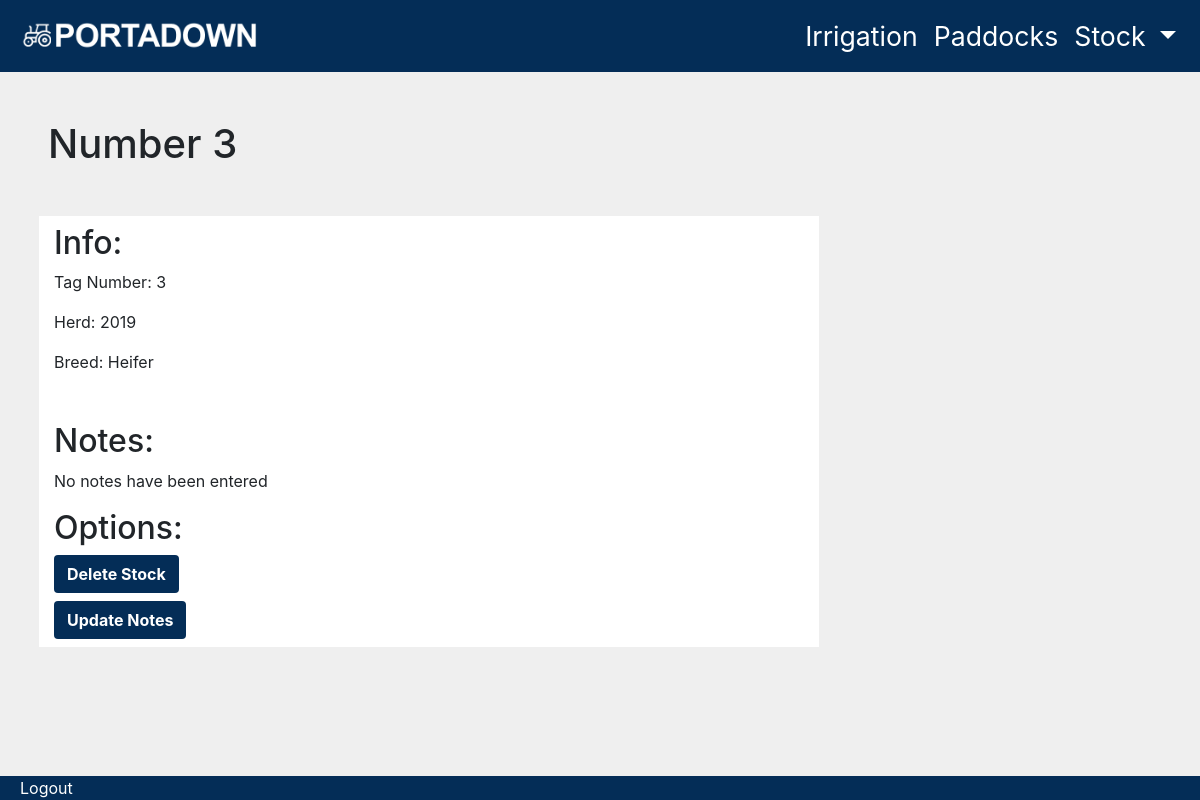
Screenshot of /portadown/managestock.php?stockID=7 (signed in) with the database file from the repository.
### tables this page shows
CREATE TABLE `stock` (
  `stockID` int(5) NOT NULL,
  `tag_number` int(3) NOT NULL,
  `herdID` int(5) NOT NULL,
  `breedID` int(5) NOT NULL,
  `notes` varchar(500) NOT NULL COMMENT 'This allows the user to make notes on the individual cattle '
);

CREATE TABLE `herd` (
  `herdID` int(5) NOT NULL,
  `herd_year` char(4) NOT NULL
);

CREATE TABLE `breed` (
  `breedID` int(5) NOT NULL,
  `breed_name` varchar(25) NOT NULL
);

### portadown/managestock.php (the view, shortened to what this page needs)
<?php
include("dbconnect.php");
if (!isset($_GET['stockID'])) {
  header("Location: stock.php?error=error");
} else {
  $stockID = $_GET['stockID'];
}
$stockinfo_sql = "SELECT * FROM stock JOIN breed ON stock.breedID=breed.breedID JOIN herd ON stock.herdID=herd.herdID WHERE stockID = $stockID";
$stockinfo_qry = mysqli_query($dbconnect, $stockinfo_sql);
$stockinfo_aa = mysqli_fetch_assoc($stockinfo_qry);
$breed = $stockinfo_aa['breed_name'];
$herd = $stockinfo_aa['herd_year'];
$tag_number = $stockinfo_aa['tag_number'];
$notes = $stockinfo_aa['notes'];
if (empty($notes)) {
  $notes = "No notes have been entered";
}
?>
<!doctype html>
<html lang="en">
  <head>
    <link rel="stylesheet" href="https://stackpath.bootstrapcdn.com/bootstrap/4.1.3/css/bootstrap.min.css">
    <link rel="stylesheet" href="style.css">
  </head>
  <body>
    <?php include("navbar.php") ?>
      <h1 class="my-5 ml-lg-5 ml-md-3 mx-3">Number <?php echo $tag_number ?></h1>
      <div class="container row col-12 m-auto pb-5">
        <div class="col-lg-8 ml-4 bg-white">
          <h2 class="mt-2">Info:</h2>
          <p>Tag Number: <?php echo $tag_number ?></p>
          <p>Herd: <?php echo $herd ?></p>
          <p>Breed: <?php echo $breed ?></p>
          <br>
          <h2 class="mt-2">Notes:</h2>
          <p><?php echo $notes ?></p>
          <h2 class="mt-2">Options:</h2>
          <form action="deletestock.php" method="post">
            <button class="btn main-colour mb-2 font-weight-bold" onclick="return confirm('Are you sure you want to delete this animal? This action cannot be undone.')" style="color: white;" type="submit" name="button">Delete Stock</button>
          </form>
          <form action="updatenotes.php" method="post">
            <button class="btn main-colour mb-2 font-weight-bold" style="color: white;" type="submit" name="button">Update Notes</button>
          </form>
        </div>
      </div>
      <?php include("footer.php") ?>
  </body>
</html>

### portadown/style.css (style rules this page uses)
* { font-family: arial, !important; }
.main-colour { background-color: #042D57 }
.container { background-color: #EFEFEF }
body { background-color: #EFEFEF; }

### rows the page displays
stock: tag_number "3", herdID.herd_year "2019", breedID.breed_name "Heifer"

### other values shown
$notes "No notes have been entered"
